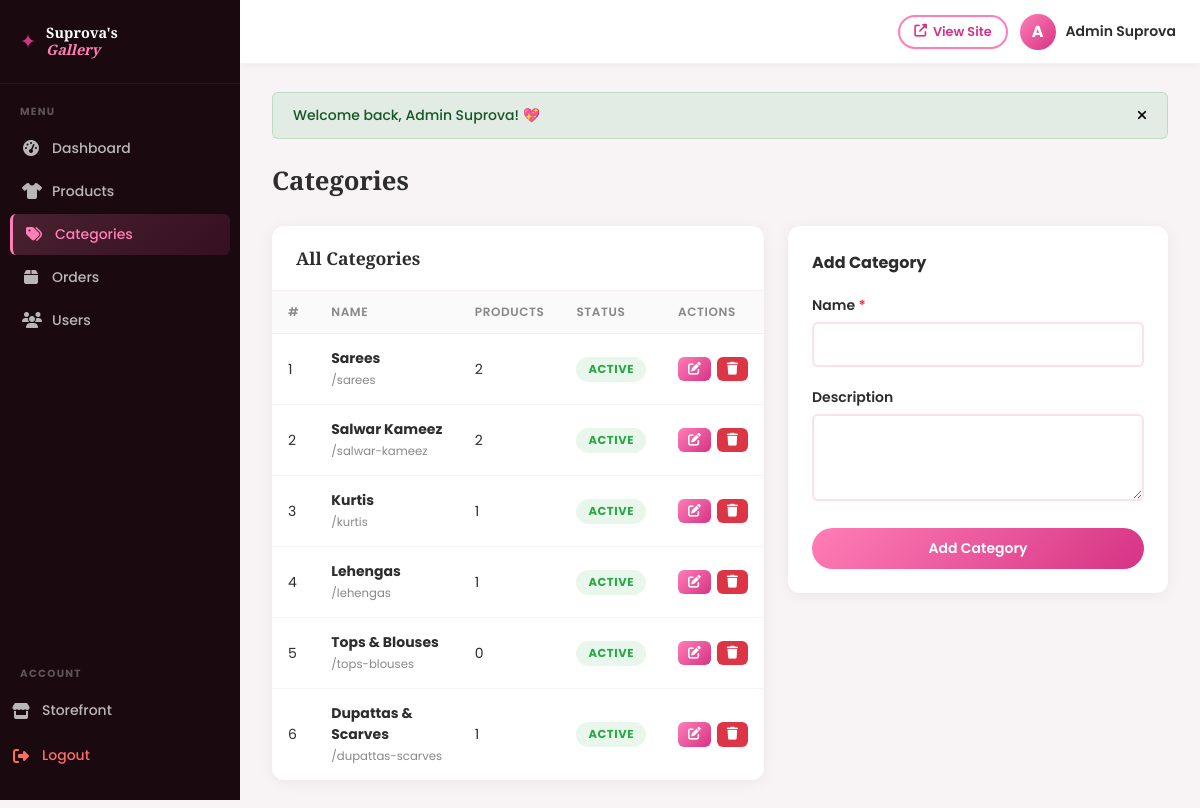
Screenshot of /admin/categories.php (signed in) with the database file from the repository.
### tables this page shows
CREATE TABLE `categories` (
  `id` int(11) NOT NULL AUTO_INCREMENT,
  `name` varchar(100) NOT NULL,
  `slug` varchar(120) NOT NULL,
  `description` text DEFAULT NULL,
  `image` varchar(255) DEFAULT NULL,
  `is_active` tinyint(1) NOT NULL DEFAULT 1,
  `sort_order` int(11) NOT NULL DEFAULT 0,
  `created_at` timestamp NOT NULL DEFAULT current_timestamp(),
  PRIMARY KEY (`id`),
  UNIQUE KEY `slug` (`slug`),
  KEY `idx_active` (`is_active`)
);

### includes/functions.php (called while the page is built, shortened)
<?php
function e(string $str): string {
    return htmlspecialchars($str, ENT_QUOTES, 'UTF-8');
}

### admin/categories.php (the view, shortened to what this page needs)
<?php
require_once __DIR__ . '/includes/admin_header.php';
$db = getDB();
$editCat = null;
$stmt = $db->query("SELECT c.*, COUNT(p.id) as product_count FROM categories c LEFT JOIN products p ON c.id = p.category_id GROUP BY c.id ORDER BY c.sort_order");
$categories = $stmt->fetchAll();
?>
<div class="admin-page-header">
    <h1 class="admin-page-title">Categories</h1>
</div>
<div style="display:grid;grid-template-columns:1fr 380px;gap:24px;align-items:start;">
    <div class="admin-table-wrap">
        <div class="table-header"><h3 class="table-title">All Categories</h3></div>
        <table class="admin-table">
            <thead><tr><th>#</th><th>Name</th><th>Products</th><th>Status</th><th>Actions</th></tr></thead>
            <tbody>
                <?php foreach ($categories as $cat): ?>
                    <tr>
                        <td><?= $cat['id'] ?></td>
                        <td><strong><?= e($cat['name']) ?></strong><br><small style="color:var(--text-muted);">/<?= e($cat['slug']) ?></small></td>
                        <td><?= $cat['product_count'] ?></td>
                        <td><span class="badge <?= $cat['is_active'] ? 'badge-success' : 'badge-secondary' ?>"><?= $cat['is_active'] ? 'Active' : 'Hidden' ?></span></td>
                        <td>
                            <div style="display:flex;gap:6px;">
                                <a href="?edit=<?= $cat['id'] ?>" class="btn btn-primary btn-sm btn-icon"><i class="fas fa-edit"></i></a>
                                <button onclick="if(confirm('Delete this category?')) window.location.href='?delete=<?= $cat['id'] ?>'" class="btn btn-danger btn-sm btn-icon"><i class="fas fa-trash"></i></button>
                            </div>
                        </td>
                    </tr>
                <?php endforeach; ?>
            </tbody>
        </table>
    </div>
    <div class="admin-table-wrap" style="padding:24px;">
        <h3 style="font-size:1rem;font-weight:700;margin-bottom:20px;"><?= $editCat ? 'Edit Category' : 'Add Category' ?></h3>
        <form method="POST">
            <div class="form-group">
                <label class="form-label">Name <span>*</span></label>
                <input class="form-control" type="text" name="name" value="<?= e($editCat['name'] ?? '') ?>" required>
            </div>
            <div class="form-group">
                <label class="form-label">Description</label>
                <textarea class="form-control" name="description" rows="3"><?= e($editCat['description'] ?? '') ?></textarea>
            </div>
            <button type="submit" class="btn btn-primary w-100"><?= $editCat ? 'Update' : 'Add Category' ?></button>
        </form>
    </div>
</div>
</div></div></div></body></html>

### assets/css/admin.css (style rules this page uses)
:root { --admin-sidebar-w: 240px; --admin-sidebar-bg: #1a0a0f; --admin-sidebar-text: rgba(255,255,255,0.7); --admin-sidebar-active: #FF7EB6; --admin-topbar-h: 64px; --primary: #FF7EB6; --accent: #D63384; --bg: #f8f4f6; --white: #ffffff; --text: #2D2D2D; --text-muted: #888; --border: rgba(255,126,182,0.15); --success: #28a745; --warning: #ffc107; --danger: #dc3545; --info: #17a2b8; --shadow-card: 0 2px 16px rgba(0,0,0,0.06); --shadow: 0 4px 24px rgba(255,126,182,0.18); --radius: 12px; --radius-sm: 6px; --transition: all 0.25s ease; --font-heading: 'Playfair Display', serif; --font-body: 'Poppins', sans-serif; }
*, *::before, *::after { box-sizing: border-box; margin: 0; padding: 0; }
body { font-family: var(--font-body); background: var(--bg); color: var(--text); }
a { text-decoration: none; color: inherit; }
button { cursor: pointer; border: none; background: none; font-family: inherit; }
.admin-page-header { display: flex; align-items: center; justify-content: space-between; margin-bottom: 28px; flex-wrap: wrap; gap: 12px; }
.admin-page-title { font-family: var(--font-heading); font-size: 1.6rem; font-weight: 700; }
.admin-table-wrap { background: var(--white); border-radius: var(--radius); box-shadow: var(--shadow-card); overflow: hidden; }
.table-header { display: flex; align-items: center; justify-content: space-between; padding: 20px 24px; border-bottom: 1px solid var(--border); flex-wrap: wrap; gap: 12px; }
.table-title { font-family: var(--font-heading); font-size: 1.1rem; font-weight: 700; }
.admin-table { width: 100%; border-collapse: collapse; font-size: 0.875rem; }
.admin-table th { padding: 12px 16px; text-align: left; font-weight: 600; font-size: 0.75rem; text-transform: uppercase; letter-spacing: 0.05em; color: var(--text-muted); background: #fafafa; border-bottom: 1px solid var(--border); }
.admin-table td { padding: 14px 16px; border-bottom: 1px solid rgba(0,0,0,0.04); vertical-align: middle; }
.admin-table tr:last-child td { border-bottom: none; }
.btn { display: inline-flex; align-items: center; gap: 6px; padding: 10px 20px; font-size: 0.875rem; font-weight: 600; border-radius: 999px; transition: var(--transition); cursor: pointer; white-space: nowrap; }
.btn-primary { background: linear-gradient(135deg, #FF7EB6, #D63384); color: #fff; }
.btn-danger { background: var(--danger); color: #fff; }
.btn-sm { padding: 6px 14px; font-size: 0.8rem; }
.btn-icon { padding: 6px 10px; border-radius: var(--radius-sm); }
.w-100 { width: 100%; justify-content: center; }
.form-group { margin-bottom: 20px; }
.form-label { display: block; font-size: 0.875rem; font-weight: 600; margin-bottom: 6px; }
.form-label span { color: var(--danger); }
.form-control { width: 100%; padding: 10px 14px; border: 2px solid rgba(255,126,182,0.25); border-radius: var(--radius-sm); font-size: 0.875rem; color: var(--text); background: var(--white); outline: none; transition: var(--transition); font-family: var(--font-body); }
.badge { display: inline-flex; align-items: center; gap: 4px; padding: 4px 12px; border-radius: 999px; font-size: 0.72rem; font-weight: 700; text-transform: uppercase; letter-spacing: 0.05em; }
.badge-success { background: rgba(40,167,69,0.1); color: var(--success); }

### rows the page displays
categories: id "1", name "Sarees", slug "sarees", product_count "2", is_active "ACTIVE"
categories: id "2", name "Salwar Kameez", slug "salwar-kameez", product_count "2", is_active "ACTIVE"
categories: id "3", name "Kurtis", slug "kurtis", product_count "1", is_active "ACTIVE"
categories: id "4", name "Lehengas", slug "lehengas", product_count "1", is_active "ACTIVE"
categories: id "5", name "Tops & Blouses", slug "tops-blouses", product_count "0", is_active "ACTIVE"
categories: id "6", name "Dupattas & Scarves", slug "dupattas-scarves", product_count "1", is_active "ACTIVE"

### other values shown
$label "Dashboard"
$label "Products"
$label "Categories"
$label "Orders"
$label "Users"
substr($_SESSION['user_name'], 0, 1) "A"
$_SESSION['user_name'] "Admin Suprova"
$flash['message'] "Welcome back, Admin Suprova! 💖"
